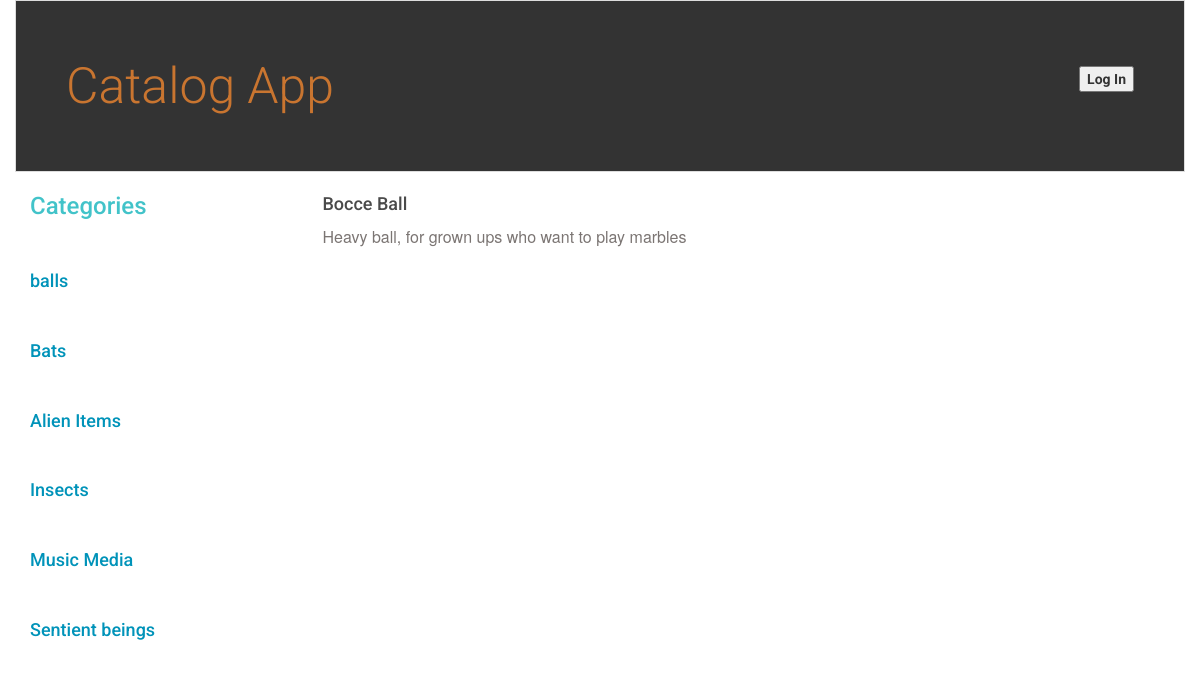
/catalog/balls/Bocce Ball/, run on the app's committed database.
### database_setup.py (models this page shows, shortened)
class Category(Base):
    __tablename__ = 'category'
    id = Column(Integer, primary_key=True)
    name = Column(String(250), nullable=False)
    description = Column(String(500), nullable=False)

class Item(Base):
    __tablename__ = 'item'
    id = Column(Integer, primary_key=True)
    name = Column(String(250), nullable=False)
    description = Column(String(500), nullable=False)
    creation_time = Column(DateTime, default=datetime.datetime.utcnow)
    category_id = Column(Integer, ForeignKey('category.id'))
    category = relationship(Category, backref=backref('items', uselist = True))

### application.py (the view)
@app.route('/catalog/<path:category_name>/')
@app.route('/catalog/<path:category_name>/items/')
def showItems(category_name):
    session = create_session()
    categories = session.query(Category).all()
    category = session.query(Category).filter_by(name = category_name).one()
    items = session.query(Item).filter_by(category_id = category.id).all()
    numberOfItems = session.query(Item).filter_by(category_id = category.id).count()
    session.close()
    if 'username' not in login_session:
        return render_template('publicitems.html', items = items, numItems = numberOfItems, category = category, categories = categories)
    else:
        return render_template('items.html', items = items, numItems = numberOfItems, category = category, categories = categories)

### application.py (called while the page is built)
@app.route('/catalog/<path:category_name>/<path:item_name>/')
def showItemDetail(category_name, item_name):
    session = create_session()
    category = session.query(Category).filter_by(name = category_name).one()
    categories = session.query(Category).all()
    item = session.query(Item).filter_by(category_id = category.id, name = item_name  ).one()
    session.close()
    if 'username' not in login_session:
        return render_template('publicitemDetails.html', item = item, category = category, categories = categories)
    else:
        return render_template('itemDetails.html', item = item, category = category, categories = categories)

### helper.py (called while the page is built)
def create_session():
    DB_engine = create_engine('sqlite:///catalog.db')
    Base.metadata.bind = DB_engine
    DBSession = sessionmaker(bind = DB_engine)
    return DBSession()

### templates/publicitemDetails.html
{% extends "main.html" %}
{% block content %}
{% include "header.html" %}
<div class = 'row'>
  <div class = "col-md-3">
    <h2> Categories </h2>
    {% for category in categories %}
    <div class = 'categories padding-top'>
      <a href = {{url_for('showItems', category_name = category.name)}}><h4>{{category.name}}</h4></a>
    </div>
    {% endfor %}
  </div>
  <div class = 'col-md-9'>
       <h3> {{item.name}} </h3>
       <p> {{item.description}} </p>
  </div>
</div>
{% endblock %}

### static/styles.css (style rules this page uses)
* { font-family: "Helvetica Neue Bold", Roboto, Helvetica, Arial, sans-serif; font-weight: 700; }
h2 { font-size: 24px; color: #42C3C9; line-height: 29px; }
h3 { font-size: 18px; color: #4A4A4A; line-height: 23px; }
p { font-family: "Helvetica Neue", Roboto, Helvetica, Arial, sans-serif; font-size: 16px; color: #7B7573; line-height: 24px; font-weight: 400; }
div { overflow: scroll; }
a { font-size: 14px; color: #0093B9; line-height: 17px; }
.padding-top { padding-top: 30px; }

### data on the page
Category: name "balls"
Category: name "Bats"
Category: name "Alien Items"
Category: name "Insects"
Category: name "Music Media"
Category: name "Sentient beings"
Item: name "Bocce Ball", description "Heavy ball, for grown ups who want to play marbles"
